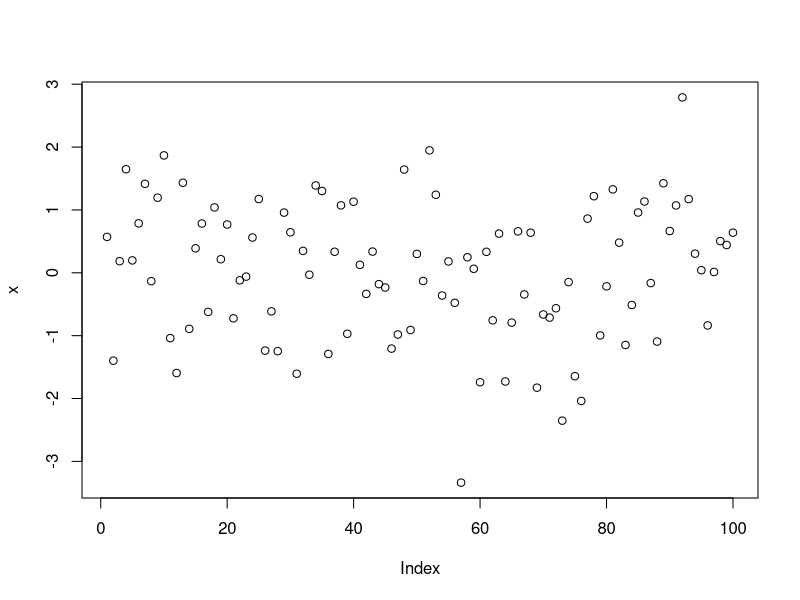

Write the R code that produced this figure.
## ---- chunk 1
x <- rnorm(100)
head(x)
## ---- chunk 2
plot(x)
